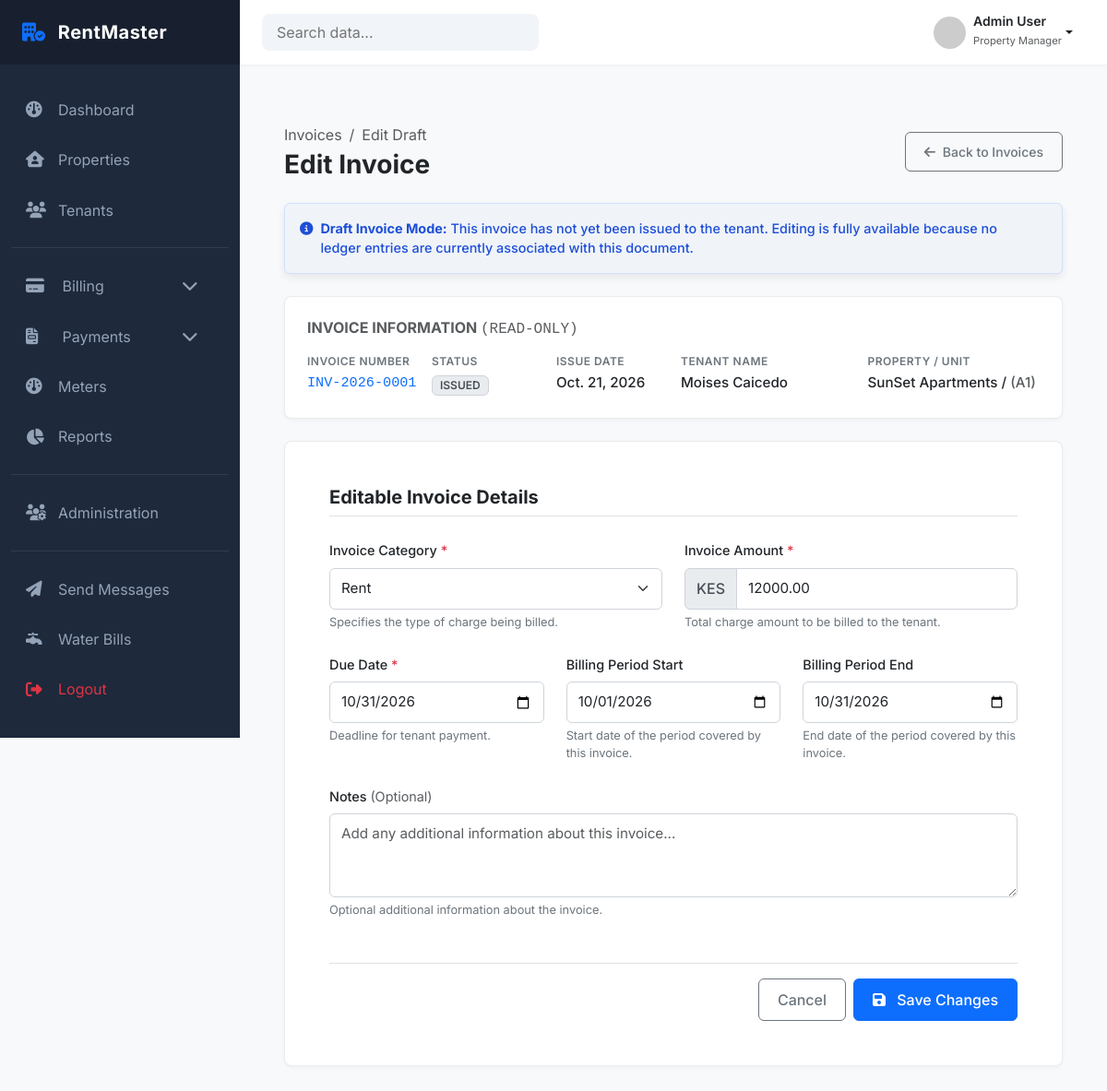
The app's page /billing/invoices/1/edit/ (signed in), older data.
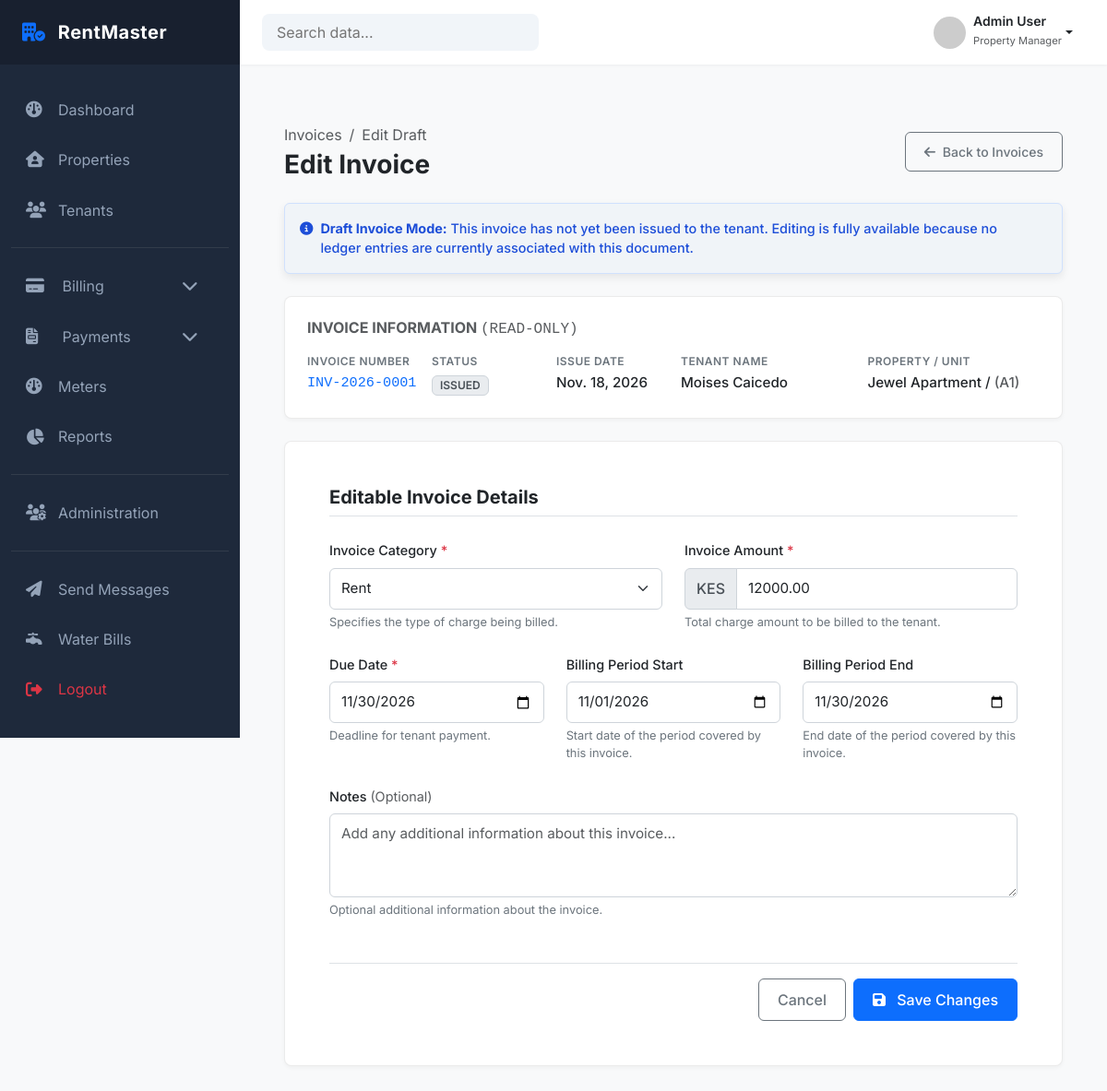
The same page, newer data.
### billing/models.py (models this page shows, shortened)
class Invoice(models.Model):
    tenancy = models.ForeignKey(
        Tenancy,
        on_delete=models.PROTECT,
        related_name="invoices"
    )
    ledger_account = models.ForeignKey(
        "finance.LedgerAccount",
        on_delete=models.PROTECT,
        related_name="invoices"
    )
    category = models.CharField(
        max_length=20,
        choices=InvoiceCategory.choices
    )
    invoice_number = models.CharField(max_length=50, unique=True, blank=True)
    issue_date = models.DateField(default=timezone.now)
    due_date = models.DateField()
    billing_period_start = models.DateField(null=True, blank=True)
    billing_period_end = models.DateField(null=True, blank=True)
    total_amount = models.DecimalField(
        max_digits=14,
        decimal_places=2,
        default=0
    )
    amount_paid = models.DecimalField(
        max_digits=14,
        decimal_places=2,
        default=0
    )
    status = models.CharField(
        max_length=20,
        choices=InvoiceStatus.choices,
        default=InvoiceStatus.DRAFT
    )
    notes = models.TextField(blank=True)
    created_at = models.DateTimeField(auto_now_add=True)
    created_by = models.ForeignKey(
        settings.AUTH_USER_MODEL,
        on_delete=models.PROTECT,
        related_name="created_invoices"
    )
    class Meta:
        ordering = ["-issue_date"]
        constraints = [
            models.UniqueConstraint(
                fields=[
                    "ledger_account",
                    "category",
                    "billing_period_start",
                    "billing_period_end"
                ],
                condition=~models.Q(
                    status=InvoiceStatus.CANCELLED
                ),
                name="unique_active_invoice_per_charge_per_period"
            )
        ]
    def is_system_generated(self):
        return self.created_by.role == "SYSTEM"
    is_system_generated.boolean = True
    is_system_generated.short_description = "Auto Generated"

### tenants/models.py (models this page shows, shortened)
class Tenancy(models.Model):
    tenant = models.ForeignKey(
        "Tenant",
        on_delete=models.PROTECT,
        related_name="tenancies"
    )
    unit = models.ForeignKey(
        Unit,
        on_delete=models.PROTECT,
        related_name="tenancies"
    )
    start_date = models.DateField() # when tenancy officially begins
    end_date = models.DateField(null=True, blank=True) # when tenancy ends
    rent_amount = models.DecimalField(max_digits=12, decimal_places=2)
    status = models.CharField(
        max_length=20,
        choices=TenancyStatus.choices,
        default=TenancyStatus.ACTIVE
    )
    created_by = models.ForeignKey(
        settings.AUTH_USER_MODEL,
        on_delete=models.PROTECT,
        related_name="created_tenancies"
    )
    created_at = models.DateTimeField(auto_now_add=True)
    updated_at = models.DateTimeField(auto_now=True)
    class Meta:
        ordering = ["-start_date"]
        constraints = [
            models.UniqueConstraint(
                fields=["unit"],
                condition=Q(status="ACTIVE"),
                name="unique_active_tenancy_per_unit"
            ),
            models.UniqueConstraint(
                fields=["tenant"],
                condition=Q(status="ACTIVE"),
                name="unique_active_tenancy_per_tenant"
            )
        ]

class Tenant(models.Model):
    first_name = models.CharField(max_length=100)
    last_name = models.CharField(max_length=100)
    landlord = models.ForeignKey(
        settings.AUTH_USER_MODEL,
        on_delete=models.PROTECT,
        limit_choices_to={"role": "LANDLORD"},
        related_name="tenants"
    )
    phone_number = models.CharField(max_length=20)
    email = models.EmailField(blank=True)
    id_number = models.CharField(max_length=50)
    date_of_birth = models.DateField(null=True, blank=True)
    is_active = models.BooleanField(default=True)
    created_at = models.DateTimeField(auto_now_add=True)
    created_by = models.ForeignKey(
        settings.AUTH_USER_MODEL,
        on_delete=models.PROTECT
    )
    class Meta:
        constraints = [
            UniqueConstraint(
                fields=["id_number", "landlord"],
                name="unique_id_per_landlord"
            ),
            UniqueConstraint(
                fields=["phone_number", "landlord"],
                name="unique_phone_per_landlord"
            )
        ]

### properties/models.py (models this page shows, shortened)
class Unit(models.Model):
    property = models.ForeignKey(
        Property,
        on_delete=models.PROTECT,
        related_name="units"
    )
    unit_number = models.CharField(max_length=20)
    unit_type = models.CharField(
        max_length=50,
        choices=UnitType.choices
    )
    status = models.CharField(
        max_length=50,
        choices=UnitStatus.choices,
        default=UnitStatus.VACANT
    )
    floor = models.CharField(max_length=20, blank=True)
    is_active = models.BooleanField(default=True)
    created_at = models.DateTimeField(auto_now_add=True)
    class Meta:
        constraints = [
            UniqueConstraint(
                fields=["property", "unit_number"],
                name="unique_unit_number_per_property"
            )
        ]
        ordering = ["unit_number"]

class Property(models.Model):
    landlord = models.ForeignKey(
        settings.AUTH_USER_MODEL,
        on_delete=models.PROTECT,
        related_name="properties",
        limit_choices_to={"role": "LANDLORD"}
    )
    name = models.CharField(max_length=150)
    description = models.TextField(blank=True)
    address_line_1 = models.CharField(max_length=250)
    address_line_2 = models.CharField(max_length=255, blank=True)
    country = models.CharField(max_length=100)
    county = models.CharField(max_length=100, blank=True)
    postal_code = models.CharField(max_length=20, blank=True)
    is_active = models.BooleanField(default=True)
    created_at = models.DateTimeField(auto_now_add=True)
    updated_at = models.DateTimeField(auto_now=True)
    class Meta:
        constraints = [
            UniqueConstraint(
                fields=["landlord", "name"],
                name="unique_property_name_per_landlord"
            )
        ]
        ordering = ["-created_at"]

### billing/views/invoice_views.py (the view, shortened to what this page needs)
# urls.py: path("invoices/<int:invoice_id>/edit/", update_draft_invoice_view, name="edit_invoice")
@login_required
def update_draft_invoice_view(request, invoice_id):
    try:
        invoice = get_invoice_service(
            user=request.user,
            invoice_id=invoice_id
        )
    except ValidationError:
        raise Http404("Invoice not found.")
    context = {
        "invoice": invoice,
        "form_data": request.POST if request.method == "POST" else None,
        "invoice_category_choices": InvoiceCategory.choices,
    }
    return render(
        request,
        "billing/invoices/edit_invoice.html",
        context
    )

### billing/services/invoice_services.py (called while the page is built)
def get_invoice_service(*, user, invoice_id):
    accessible_tenants = get_accessible_tenants(user)
    try:
        invoice = Invoice.objects.filter(
            pk=invoice_id,
            tenancy__tenant__in=accessible_tenants,
        ).select_related(
            "tenancy",
            "tenancy__tenant",
            "tenancy__unit",
            "tenancy__unit__property",
            "ledger_account",
            "created_by",
        ).prefetch_related("ledger_entries").get()
    except Invoice.DoesNotExist:
        raise ValidationError("Invoice does not exist.")
    return invoice

### finance/services/tenant_access.py (called while the page is built, shortened)
def get_accessible_tenants(user, query=None):
    if user.role == Role.SYSTEM_ADMIN:
        tenants = Tenant.objects.all()
    elif user.role == Role.LANDLORD:
        tenants = Tenant.objects.filter(landlord=user)
    elif user.role == Role.CARETAKER:
        tenants = Tenant.objects.filter(landlord=user.landlord)
    else:
        return Tenant.objects.none()
    return tenants.distinct()

### templates/billing/invoices/edit_invoice.html (shortened to what the changed rows need)
{% extends 'dashboard/base_dashboard.html' %}
{% load static %}
{% block extra_css %}
<link href="https://cdn.jsdelivr.net/npm/bootstrap@5.3.2/dist/css/bootstrap.min.css" rel="stylesheet">
<link rel="stylesheet" href="https://cdnjs.cloudflare.com/ajax/libs/font-awesome/6.4.2/css/all.min.css">
<link rel="stylesheet" href="{% static 'billing/css/edit_invoice.css' %}" />
{% endblock %}
{% block content %}
<div class="edit-invoice-container">
    <div class="d-flex flex-column flex-md-row justify-content-between align-items-md-center mb-4">
        <div>
            <h1 class="h3 page-header-title mb-0">Edit Invoice</h1>
        </div>
    </div>
    <div class="card card-custom mb-4">
        <div class="card-body p-4">
            <div class="row g-3">
                <div class="col-6 col-md-4 col-lg-2">
                    <div class="info-label">Invoice Number</div>
                    <div class="info-value font-monospace text-primary">{{ invoice.invoice_number }}</div>
                </div>
                <div class="col-6 col-md-4 col-lg-2">
                    <div><span class="badge badge-draft px-2 py-1">{{ invoice.status }}</span></div>
                </div>
                <div class="col-6 col-md-4 col-lg-2">
                    <div class="info-label">Issue Date</div>
                    <div class="info-value">{{ invoice.issue_date }}</div>
                </div>
                <div class="col-6 col-md-6 col-lg-3">
                    <div class="info-label">Tenant Name</div>
                    <div class="info-value">
                        {{ invoice.tenancy.tenant.first_name }}
                        {{ invoice.tenancy.tenant.last_name }}
                    </div>
                </div>
                <div class="col-12 col-md-6 col-lg-3">
                    <div class="info-label">Property / Unit</div>
                    <div class="info-value">{{ invoice.tenancy.unit.property.name }} /<span class="text-muted"> ({{ invoice.tenancy.unit.unit_number }})</span></div>
                </div>
            </div>
        </div>
    </div>
    <div class="card card-custom">
        <div class="card-body p-4 p-md-5">
            <form method="POST" action="" novalidate>
                <div class="row g-4">
                    <div class="col-md-6">
                        <label for="invoiceCategory" class="form-label">
                            Invoice Category <span class="text-danger">*</span>
                        </label>
                        <select class="form-select" id="invoiceCategory"
                                name="category" required>
                            {% for value, label in invoice_category_choices %}
                                <option value="{{ value }}"
                                    {% if form_data %}
                                        {% if form_data.category == value %}selected{% endif %}
                                    {% elif invoice.category == value %}
                                        selected
                                    {% endif %}>
                                    {{ label }}
                                </option>
                            {% endfor %}
                        </select>
                        <div class="form-text">
                            Specifies the type of charge being billed.
                        </div>
                    </div>
                    <div class="col-md-6">
                        <div class="input-group">
                            <span class="input-group-text">KES</span>
                            <input type="number"
                                step="0.01"
                                min="0.01"
                                class="form-control"
                                id="invoiceAmount"
                                name="amount"
                                value="{% if form_data %}{{ form_data.amount }}{% else %}{{ invoice.total_amount }}{% endif %}"
                                placeholder="0.00"
                                required>
                        </div>
                    </div>
                    <div class="col-md-4">
                        <label for="dueDate" class="form-label">
                            Due Date <span class="text-danger">*</span>
                        </label>
                        <input type="date"
                            class="form-control"
                            id="dueDate"
                            name="due_date"
                            value="{% if form_data %}{{ form_data.due_date }}{% else %}{{ invoice.due_date|date:'Y-m-d' }}{% endif %}"
                            required>
                        <div class="form-text">
                            Deadline for tenant payment.
                        </div>
                    </div>
                    <div class="col-md-4">
                        <label for="periodStart" class="form-label">
                            Billing Period Start
                        </label>
                        <input type="date"
                            class="form-control"
                            id="periodStart"
                            name="billing_period_start"
                            value="{% if form_data %}{{ form_data.billing_period_start }}{% elif invoice.billing_period_start %}{{ invoice.billing_period_start|date:'Y-m-d' }}{% endif %}">
                        <div class="form-text">
                            Start date of the period covered by this invoice.
                        </div>
                    </div>
                    <div class="col-md-4">
                        <label for="periodEnd" class="form-label">
                            Billing Period End
                        </label>
                        <input type="date"
                            class="form-control"
                            id="periodEnd"
                            name="billing_period_end"
                            value="{% if form_data %}{{ form_data.billing_period_end }}{% elif invoice.billing_period_end %}{{ invoice.billing_period_end|date:'Y-m-d' }}{% endif %}">
                        <div class="form-text">
                            End date of the period covered by this invoice.
                        </div>
                    </div>
                </div>
            </form>
        </div>
    </div>
</div>
{% endblock %}

Row changes from the older to the newer data that the page shows:
changed Invoice "ISSUED": issue_date "Oct. 21, 2026" → "Nov. 18, 2026"; tenancy.unit.property.name "SunSet Apartments" → "Jewel Apartment"; due_date "10/31/2026" → "11/30/2026"; billing_period_start "10/01/2026" → "11/01/2026"; billing_period_end "10/31/2026" → "11/30/2026"
